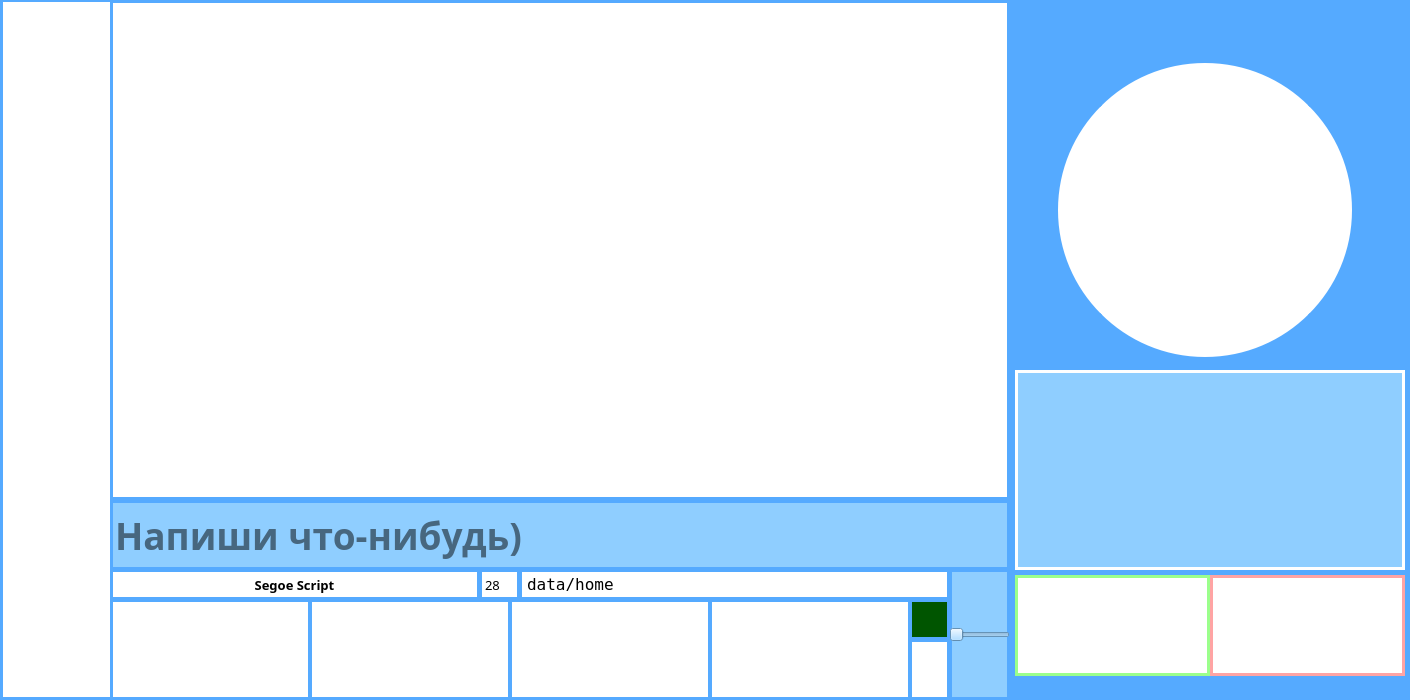
<?xml version="1.0" encoding="UTF-8"?>
<ui version="4.0">
 <class>MainWindow</class>
 <widget class="QMainWindow" name="MainWindow">
  <property name="geometry">
   <rect>
    <x>0</x>
    <y>0</y>
    <width>1410</width>
    <height>700</height>
   </rect>
  </property>
  <property name="windowTitle">
   <string/>
  </property>
  <property name="styleSheet">
   <string notr="true">background:rgb(85, 170, 255);
border: 3px solid rgb(85, 170, 255);</string>
  </property>
  <widget class="QWidget" name="centralwidget">
   <widget class="QFrame" name="frame">
    <property name="geometry">
     <rect>
      <x>110</x>
      <y>0</y>
      <width>900</width>
      <height>700</height>
     </rect>
    </property>
    <property name="styleSheet">
     <string notr="true">background:qradialgradient(spread:pad, cx:0.5, cy:0.5, radius:0.5, fx:0.5, fy:0.5, stop:0 rgba(0, 0, 0, 0), stop:0.52 rgba(0, 0, 0, 0), stop:0.565 rgba(82, 121, 76, 33), stop:0.65 rgba(159, 235, 148, 64), stop:0.721925 rgba(255, 238, 150, 129), stop:0.77 rgba(255, 128, 128, 204), stop:0.89 rgba(191, 128, 255, 64), stop:1 rgba(0, 0, 0, 0))</string>
    </property>
    <property name="frameShape">
     <enum>QFrame::StyledPanel</enum>
    </property>
    <property name="frameShadow">
     <enum>QFrame::Raised</enum>
    </property>
    <widget class="QListWidget" name="Plant">
     <property name="geometry">
      <rect>
       <x>0</x>
       <y>0</y>
       <width>900</width>
       <height>500</height>
      </rect>
     </property>
     <property name="font">
      <font>
       <family>Segoe Script</family>
       <pointsize>28</pointsize>
       <weight>50</weight>
       <bold>false</bold>
      </font>
     </property>
     <property name="styleSheet">
      <string notr="true">background: rgb(255, 255, 255);
color: rgb(0, 0, 0);</string>
     </property>
    </widget>
    <widget class="QLineEdit" name="lineEdit">
     <property name="geometry">
      <rect>
       <x>0</x>
       <y>500</y>
       <width>900</width>
       <height>70</height>
      </rect>
     </property>
     <property name="font">
      <font>
       <family>Segoe Script</family>
       <pointsize>28</pointsize>
       <weight>75</weight>
       <italic>false</italic>
       <bold>true</bold>
       <underline>false</underline>
       <strikeout>false</strikeout>
       <kerning>true</kerning>
      </font>
     </property>
     <property name="cursor">
      <cursorShape>SizeVerCursor</cursorShape>
     </property>
     <property name="styleSheet">
      <string notr="true">background: rgb(143, 206, 255);
color: rgb(0, 0, 0);</string>
     </property>
     <property name="echoMode">
      <enum>QLineEdit::Normal</enum>
     </property>
     <property name="dragEnabled">
      <bool>false</bool>
     </property>
     <property name="readOnly">
      <bool>false</bool>
     </property>
     <property name="placeholderText">
      <string>Напиши что-нибудь)</string>
     </property>
     <property name="clearButtonEnabled">
      <bool>true</bool>
     </property>
    </widget>
    <widget class="QFrame" name="frame_2">
     <property name="geometry">
      <rect>
       <x>-1</x>
       <y>569</y>
       <width>900</width>
       <height>131</height>
      </rect>
     </property>
     <property name="font">
      <font>
       <pointsize>10</pointsize>
      </font>
     </property>
     <property name="styleSheet">
      <string notr="true">background: rgb(255, 255, 255);</string>
     </property>
     <property name="frameShape">
      <enum>QFrame::StyledPanel</enum>
     </property>
     <property name="frameShadow">
      <enum>QFrame::Raised</enum>
     </property>
     <widget class="QSlider" name="horizontalSlider">
      <property name="geometry">
       <rect>
        <x>840</x>
        <y>0</y>
        <width>61</width>
        <height>131</height>
       </rect>
      </property>
      <property name="cursor">
       <cursorShape>SplitHCursor</cursorShape>
      </property>
      <property name="layoutDirection">
       <enum>Qt::LeftToRight</enum>
      </property>
      <property name="autoFillBackground">
       <bool>false</bool>
      </property>
      <property name="styleSheet">
       <string notr="true">background: rgb(143, 206, 255);</string>
      </property>
      <property name="maximum">
       <number>100</number>
      </property>
      <property name="singleStep">
       <number>100</number>
      </property>
      <property name="pageStep">
       <number>10</number>
      </property>
      <property name="sliderPosition">
       <number>0</number>
      </property>
      <property name="orientation">
       <enum>Qt::Horizontal</enum>
      </property>
     </widget>
     <widget class="QPushButton" name="deleta">
      <property name="geometry">
       <rect>
        <x>0</x>
        <y>30</y>
        <width>202</width>
        <height>101</height>
       </rect>
      </property>
      <property name="font">
       <font>
        <family>Segoe Print</family>
        <pointsize>20</pointsize>
        <weight>75</weight>
        <bold>true</bold>
       </font>
      </property>
      <property name="cursor">
       <cursorShape>PointingHandCursor</cursorShape>
      </property>
      <property name="styleSheet">
       <string notr="true">QPushButton{
background: rgb(255, 255, 255);
}
QPushButton:hover{
background: rgb(255, 164, 164);
}

</string>
      </property>
      <property name="text">
       <string/>
      </property>
      <property name="icon">
       <iconset>
        <normaloff>Photo/trash-circle-red-1024-no-bg-preview (carve.photos).png</normaloff>Photo/trash-circle-red-1024-no-bg-preview (carve.photos).png</iconset>
      </property>
      <property name="iconSize">
       <size>
        <width>207</width>
        <height>89</height>
       </size>
      </property>
      <property name="shortcut">
       <string>Ctrl+Backspace</string>
      </property>
     </widget>
     <widget class="QPushButton" name="Font_btn">
      <property name="geometry">
       <rect>
        <x>0</x>
        <y>0</y>
        <width>371</width>
        <height>31</height>
       </rect>
      </property>
      <property name="font">
       <font>
        <family>Segoe Script</family>
        <pointsize>10</pointsize>
        <weight>75</weight>
        <bold>true</bold>
       </font>
      </property>
      <property name="text">
       <string>Segoe Script</string>
      </property>
     </widget>
     <widget class="QLabel" name="label">
      <property name="geometry">
       <rect>
        <x>370</x>
        <y>0</y>
        <width>41</width>
        <height>31</height>
       </rect>
      </property>
      <property name="font">
       <font>
        <family>Segoe Script</family>
        <pointsize>10</pointsize>
        <weight>50</weight>
        <bold>false</bold>
       </font>
      </property>
      <property name="lineWidth">
       <number>1</number>
      </property>
      <property name="text">
       <string notr="true">28</string>
      </property>
      <property name="textFormat">
       <enum>Qt::AutoText</enum>
      </property>
      <property name="margin">
       <number>3</number>
      </property>
     </widget>
     <widget class="QPushButton" name="photo">
      <property name="geometry">
       <rect>
        <x>200</x>
        <y>30</y>
        <width>202</width>
        <height>101</height>
       </rect>
      </property>
      <property name="font">
       <font>
        <family>Segoe Print</family>
        <pointsize>20</pointsize>
        <weight>75</weight>
        <bold>true</bold>
       </font>
      </property>
      <property name="cursor">
       <cursorShape>PointingHandCursor</cursorShape>
      </property>
      <property name="styleSheet">
       <string notr="true">QPushButton{
background: rgb(255, 255, 255);
}
QPushButton:hover{
background:rgb(204, 204, 204);
}
</string>
      </property>
      <property name="text">
       <string/>
      </property>
      <property name="icon">
       <iconset>
        <normaloff>Photo/Post-it_Notes-1024.webp</normaloff>Photo/Post-it_Notes-1024.webp</iconset>
      </property>
      <property name="iconSize">
       <size>
        <width>91</width>
        <height>94</height>
       </size>
      </property>
      <property name="shortcut">
       <string>Ctrl+P</string>
      </property>
     </widget>
     <widget class="QPushButton" name="email">
      <property name="geometry">
       <rect>
        <x>400</x>
        <y>30</y>
        <width>202</width>
        <height>101</height>
       </rect>
      </property>
      <property name="font">
       <font>
        <family>Segoe Print</family>
        <pointsize>20</pointsize>
        <weight>75</weight>
        <bold>true</bold>
       </font>
      </property>
      <property name="cursor">
       <cursorShape>PointingHandCursor</cursorShape>
      </property>
      <property name="styleSheet">
       <string notr="true">QPushButton{
background: rgb(255, 255, 255);
}
QPushButton:hover{
background: rgb(19, 192, 255);
}
</string>
      </property>
      <property name="text">
       <string/>
      </property>
      <property name="icon">
       <iconset>
        <normaloff>Photo/x-14-1024.webp</normaloff>Photo/x-14-1024.webp</iconset>
      </property>
      <property name="iconSize">
       <size>
        <width>91</width>
        <height>125</height>
       </size>
      </property>
      <property name="shortcut">
       <string>Ctrl+Return</string>
      </property>
     </widget>
     <widget class="QPushButton" name="remake">
      <property name="geometry">
       <rect>
        <x>600</x>
        <y>30</y>
        <width>202</width>
        <height>101</height>
       </rect>
      </property>
      <property name="font">
       <font>
        <family>Segoe Print</family>
        <pointsize>20</pointsize>
        <weight>75</weight>
        <bold>true</bold>
       </font>
      </property>
      <property name="cursor">
       <cursorShape>PointingHandCursor</cursorShape>
      </property>
      <property name="styleSheet">
       <string notr="true">QPushButton{
background: rgb(255, 255, 255);
}
QPushButton:hover{
background: rgb(255, 255, 127);
}
</string>
      </property>
      <property name="text">
       <string/>
      </property>
      <property name="icon">
       <iconset>
        <normaloff>Photo/image_processing20210616-17152-12sxau.png</normaloff>Photo/image_processing20210616-17152-12sxau.png</iconset>
      </property>
      <property name="iconSize">
       <size>
        <width>129</width>
        <height>86</height>
       </size>
      </property>
      <property name="shortcut">
       <string>Ctrl+R</string>
      </property>
     </widget>
     <widget class="QPushButton" name="save">
      <property name="geometry">
       <rect>
        <x>800</x>
        <y>30</y>
        <width>41</width>
        <height>41</height>
       </rect>
      </property>
      <property name="font">
       <font>
        <family>Segoe Print</family>
        <pointsize>20</pointsize>
        <weight>75</weight>
        <bold>true</bold>
       </font>
      </property>
      <property name="cursor">
       <cursorShape>PointingHandCursor</cursorShape>
      </property>
      <property name="styleSheet">
       <string notr="true">background: rgb(0, 85, 0)
</string>
      </property>
      <property name="text">
       <string/>
      </property>
      <property name="icon">
       <iconset>
        <normaloff>Photo/SAve.webp</normaloff>Photo/SAve.webp</iconset>
      </property>
      <property name="iconSize">
       <size>
        <width>50</width>
        <height>50</height>
       </size>
      </property>
      <property name="shortcut">
       <string>S, A, V, E</string>
      </property>
     </widget>
     <widget class="QLabel" name="label_2">
      <property name="geometry">
       <rect>
        <x>410</x>
        <y>0</y>
        <width>431</width>
        <height>31</height>
       </rect>
      </property>
      <property name="font">
       <font>
        <family>Terminal</family>
        <pointsize>12</pointsize>
        <weight>50</weight>
        <italic>false</italic>
        <bold>false</bold>
        <underline>false</underline>
        <strikeout>false</strikeout>
       </font>
      </property>
      <property name="text">
       <string>data/home</string>
      </property>
     </widget>
     <widget class="QPushButton" name="pushButton">
      <property name="geometry">
       <rect>
        <x>800</x>
        <y>70</y>
        <width>41</width>
        <height>61</height>
       </rect>
      </property>
      <property name="text">
       <string/>
      </property>
      <property name="icon">
       <iconset>
        <normaloff>Photo/Noto_Emoji_Oreo_1f4c2.svg.png</normaloff>Photo/Noto_Emoji_Oreo_1f4c2.svg.png</iconset>
      </property>
      <property name="iconSize">
       <size>
        <width>32</width>
        <height>40</height>
       </size>
      </property>
     </widget>
    </widget>
   </widget>
   <widget class="QPushButton" name="main_menu">
    <property name="geometry">
     <rect>
      <x>0</x>
      <y>-1</y>
      <width>113</width>
      <height>701</height>
     </rect>
    </property>
    <property name="cursor">
     <cursorShape>PointingHandCursor</cursorShape>
    </property>
    <property name="styleSheet">
     <string notr="true">background: rgb(255, 255, 255);</string>
    </property>
    <property name="text">
     <string/>
    </property>
    <property name="icon">
     <iconset>
      <normaloff>Photo/i (6).webp</normaloff>Photo/i (6).webp</iconset>
    </property>
    <property name="iconSize">
     <size>
      <width>93</width>
      <height>200</height>
     </size>
    </property>
    <property name="shortcut">
     <string>Esc</string>
    </property>
   </widget>
   <widget class="QPushButton" name="Audio">
    <property name="geometry">
     <rect>
      <x>1055</x>
      <y>60</y>
      <width>300</width>
      <height>300</height>
     </rect>
    </property>
    <property name="styleSheet">
     <string notr="true">background: rgb(255, 255, 255);
border-radius:150;</string>
    </property>
    <property name="text">
     <string/>
    </property>
    <property name="icon">
     <iconset>
      <normaloff>Photo/1513505875_preview_icon-1968243_960_720-no-bg-preview (carve.photos).png</normaloff>Photo/1513505875_preview_icon-1968243_960_720-no-bg-preview (carve.photos).png</iconset>
    </property>
    <property name="iconSize">
     <size>
      <width>352</width>
      <height>457</height>
     </size>
    </property>
   </widget>
   <widget class="QTextEdit" name="textEdit">
    <property name="geometry">
     <rect>
      <x>1015</x>
      <y>370</y>
      <width>390</width>
      <height>200</height>
     </rect>
    </property>
    <property name="styleSheet">
     <string notr="true">background: rgb(143, 206, 255);
color: rgb(0, 0, 0);
border: 3px solid rgb(255, 255, 255);</string>
    </property>
   </widget>
   <widget class="QPushButton" name="send_2">
    <property name="geometry">
     <rect>
      <x>1015</x>
      <y>575</y>
      <width>195</width>
      <height>101</height>
     </rect>
    </property>
    <property name="font">
     <font>
      <family>Segoe Print</family>
      <pointsize>20</pointsize>
      <weight>75</weight>
      <bold>true</bold>
     </font>
    </property>
    <property name="cursor">
     <cursorShape>PointingHandCursor</cursorShape>
    </property>
    <property name="styleSheet">
     <string notr="true">QPushButton{
background: rgb(255, 255, 255);
border: 3px solid rgb(155, 255, 140);
}
QPushButton:hover{
background: rgb(155, 255, 140);
border: 3px solid rgb(255, 255, 255);
}
</string>
    </property>
    <property name="text">
     <string/>
    </property>
    <property name="icon">
     <iconset>
      <normaloff>Photo/a5f1f4ec133859bb3c0faff8159174dd.png</normaloff>Photo/a5f1f4ec133859bb3c0faff8159174dd.png</iconset>
    </property>
    <property name="iconSize">
     <size>
      <width>202</width>
      <height>74</height>
     </size>
    </property>
    <property name="shortcut">
     <string>Ctrl+Backspace</string>
    </property>
   </widget>
   <widget class="QPushButton" name="delete_2">
    <property name="geometry">
     <rect>
      <x>1210</x>
      <y>575</y>
      <width>195</width>
      <height>101</height>
     </rect>
    </property>
    <property name="font">
     <font>
      <family>Segoe Print</family>
      <pointsize>20</pointsize>
      <weight>75</weight>
      <bold>true</bold>
     </font>
    </property>
    <property name="cursor">
     <cursorShape>PointingHandCursor</cursorShape>
    </property>
    <property name="styleSheet">
     <string notr="true">QPushButton{
background: rgb(255, 255, 255);
border: 3px solid rgb(255, 164, 164);
}
QPushButton:hover{
background: rgb(255, 164, 164);
border: 3px solid rgb(255, 255, 255);
}
</string>
    </property>
    <property name="text">
     <string/>
    </property>
    <property name="icon">
     <iconset>
      <normaloff>Photo/2079604.png</normaloff>Photo/2079604.png</iconset>
    </property>
    <property name="iconSize">
     <size>
      <width>91</width>
      <height>101</height>
     </size>
    </property>
    <property name="shortcut">
     <string>Ctrl+P</string>
    </property>
   </widget>
  </widget>
 </widget>
 <resources/>
 <connections/>
</ui>
